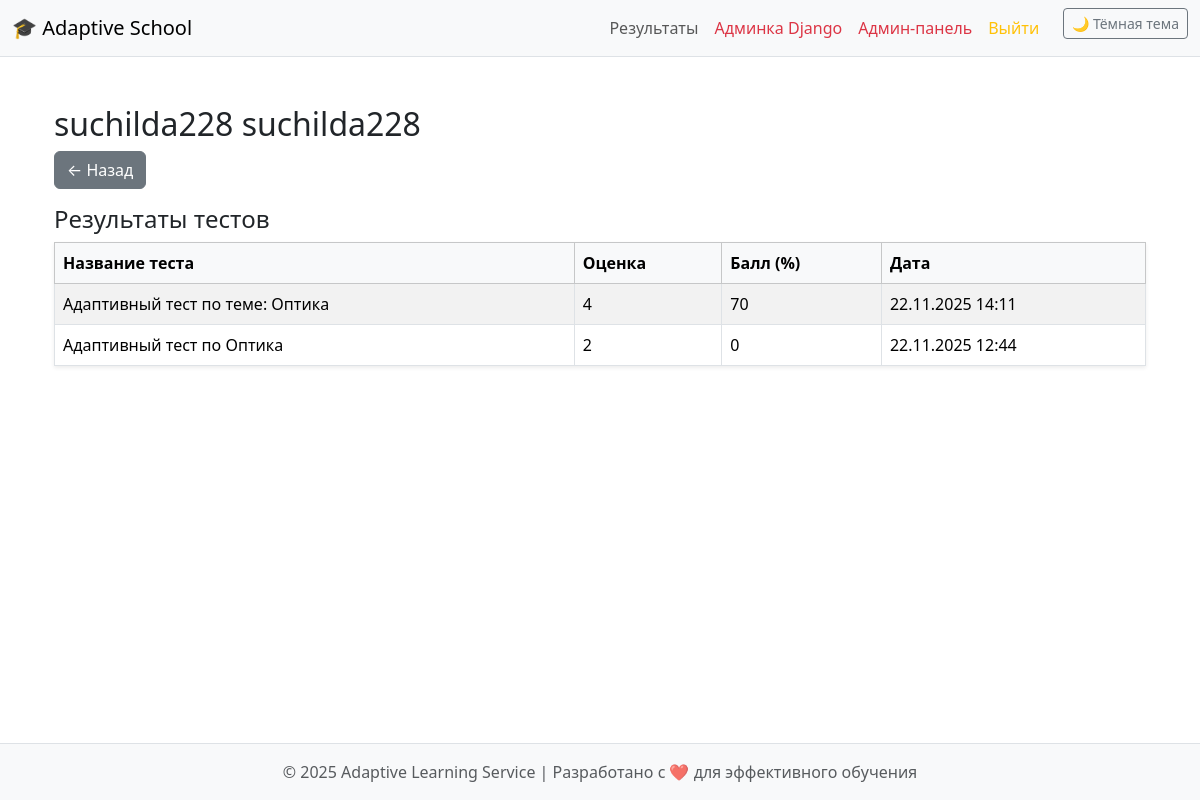
Page /teacher/student/2/ (signed in) on the earlier database version.
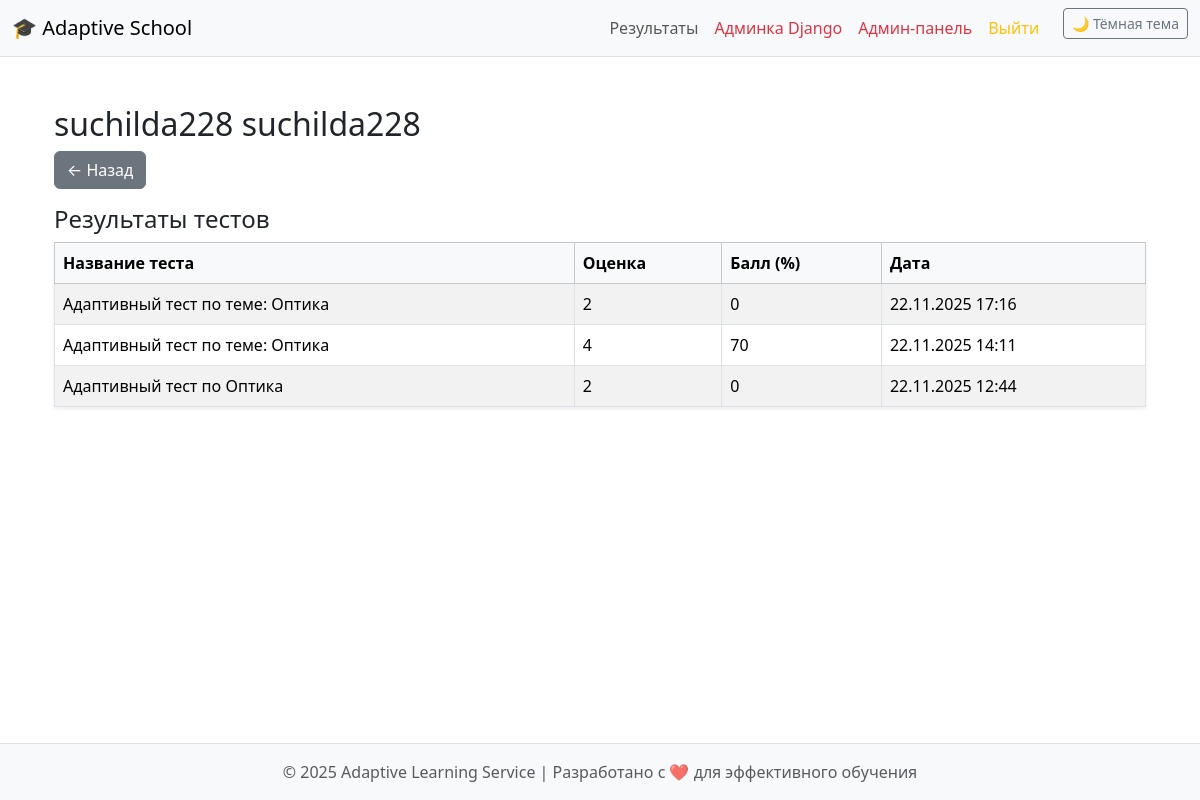
Same page on the later database version.
### school/models.py (models this page shows, shortened)
class TestResult(models.Model):
    student = models.ForeignKey(Student, on_delete=models.CASCADE)
    test = models.ForeignKey(Test, on_delete=models.CASCADE)
    assigned_topic = models.ForeignKey('AssignedTopic', on_delete=models.SET_NULL, null=True, blank=True)
    score = models.IntegerField()
    grade = models.IntegerField()
    completed_at = models.DateTimeField(auto_now_add=True)

class Test(models.Model):
    lesson = models.ForeignKey(Lesson, on_delete=models.CASCADE, related_name="tests")
    assigned_topic = models.ForeignKey('AssignedTopic', on_delete=models.SET_NULL, null=True, blank=True)
    topic = models.ForeignKey(Topic, on_delete=models.CASCADE, null=True, blank=True)
    title = models.CharField(max_length=150)
    date_available = models.DateField()
    questions = models.ManyToManyField(Question, blank=True)
    maximin_questions = models.IntegerField(default=0)

### school/views.py (the view)
# urls.py: path("teacher/student/<int:id>/", views.teacher_student_detail, name="teacher_student_detail"),
@login_required
def teacher_student_detail(request, id):
    student = get_object_or_404(Student, id=id)
    results = TestResult.objects.filter(student=student).order_by("-completed_at")
    return render(request, "teacher_student_detail.html", {
        "student": student,
        "results": results,
    })

### templates/teacher_student_detail.html (shortened to what this page needs)
{% extends "base.html" %}
{% block content %}
<div class="container mt-4">
    <h2>{{ student.surname }} {{ student.name }}</h2>
    <a href="javascript:history.back()" class="btn btn-secondary mb-3">← Назад</a>
    <h4>Результаты тестов</h4>
    {% if results %}
    <table class="table table-striped table-bordered shadow-sm">
        <thead class="table-light">
            <tr>
                <th>Название теста</th>
                <th>Оценка</th>
                <th>Балл (%)</th>
                <th>Дата</th>
            </tr>
        </thead>
        <tbody>
            {% for r in results %}
            <tr>
                <td>{{ r.test.title }}</td>
                <td>{{ r.grade }}</td>
                <td>{{ r.score }}</td>
                <td>{{ r.completed_at|date:"d.m.Y H:i" }}</td>
            </tr>
            {% endfor %}
        </tbody>
    </table>
    {% else %}
        <p class="text-muted">У ученика пока нет результатов тестов.</p>
    {% endif %}
</div>
{% endblock %}

Differences in the rows shown:
added TestResult: test "Адаптивный тест по теме: Оптика", grade "2", score "0", completed_at "22.11.2025 17:16"
